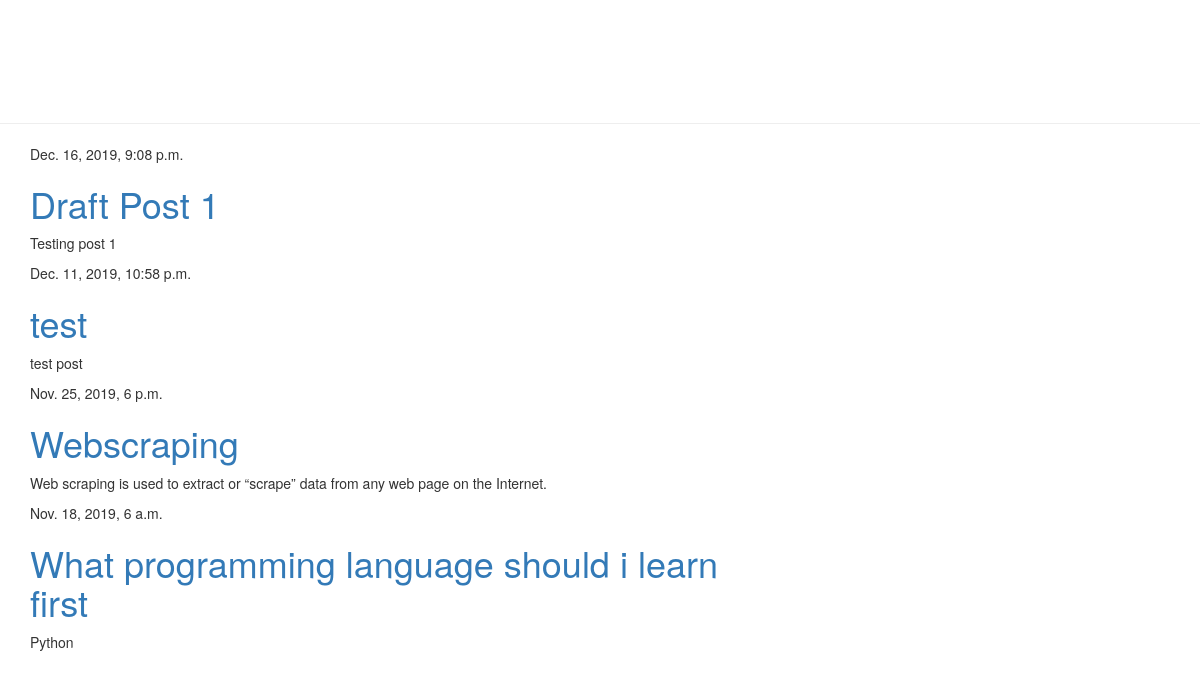
The page / on the database its author committed.
### blog/models.py (models this page shows, shortened)
class Post(models.Model):
    author = models.ForeignKey('auth.User', on_delete=models.CASCADE)
    title = models.CharField(max_length=200)
    text = models.TextField()
    created_date = models.DateTimeField(default=timezone.now)
    published_date = models.DateTimeField(blank=True, null=True)

### blog/views.py (the view)
# urls.py: path('', views.post_list, name='post_list'),
def post_list(request):
    posts = Post.objects.filter(published_date__lte=timezone.now()).order_by('-published_date')
    stuff_for_frontend = {'posts': posts}
    return render(request, 'blog/post_list.html', stuff_for_frontend)

### blog/templates/blog/post_list.html (shortened to what this page needs)
{% extends 'blog/base.html' %}
{% block content %}
{% for post in posts %}
<div>
    <p>{{post.published_date}}</p>
    <h1><a href="{% url 'post_detail' pk=post.pk %}">{{post.title}}</a></h1>
    <p>{{ post.text|linebreaksbr }}</p>
</div>
{% endfor %}
{% endblock %}

### rows shown on the page
Post: published_date "Dec. 16, 2019, 9:08 p.m.", title "Draft Post 1", text "Testing post 1"
Post: published_date "Dec. 11, 2019, 10:58 p.m.", title "test", text "test post"
Post: published_date "Nov. 25, 2019, 6 p.m.", title "Webscraping", text "Web scraping is used to extract or “scrape” data from any web page on the Internet."
Post: published_date "Nov. 18, 2019, 6 a.m.", title "What programming language should i learn first", text "Python"
